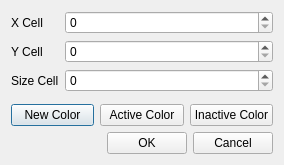
<?xml version="1.0" encoding="UTF-8"?>
<ui version="4.0">
 <class>Dialog</class>
 <widget class="QDialog" name="Dialog">
  <property name="geometry">
   <rect>
    <x>0</x>
    <y>0</y>
    <width>284</width>
    <height>165</height>
   </rect>
  </property>
  <property name="windowTitle">
   <string>Dialog</string>
  </property>
  <layout class="QGridLayout" name="gridLayout">
   <item row="1" column="0">
    <layout class="QHBoxLayout" name="horizontalLayout">
     <item>
      <widget class="QPushButton" name="btn_newcolor">
       <property name="text">
        <string>New Color</string>
       </property>
      </widget>
     </item>
     <item>
      <widget class="QPushButton" name="btn_activecolor">
       <property name="text">
        <string>Active Color</string>
       </property>
      </widget>
     </item>
     <item>
      <widget class="QPushButton" name="btn_inactivecolor">
       <property name="text">
        <string>Inactive Color</string>
       </property>
      </widget>
     </item>
    </layout>
   </item>
   <item row="0" column="0">
    <layout class="QFormLayout" name="formLayout">
     <item row="0" column="0">
      <widget class="QLabel" name="lb_xcell">
       <property name="text">
        <string>X Cell</string>
       </property>
      </widget>
     </item>
     <item row="0" column="1">
      <widget class="QSpinBox" name="sb_xcell"/>
     </item>
     <item row="1" column="0">
      <widget class="QLabel" name="lb_ycell">
       <property name="text">
        <string>Y Cell</string>
       </property>
      </widget>
     </item>
     <item row="1" column="1">
      <widget class="QSpinBox" name="sb_ycell"/>
     </item>
     <item row="2" column="0">
      <widget class="QLabel" name="lb_sizecell">
       <property name="text">
        <string>Size Cell</string>
       </property>
      </widget>
     </item>
     <item row="2" column="1">
      <widget class="QSpinBox" name="sb_sizecell"/>
     </item>
    </layout>
   </item>
   <item row="2" column="0">
    <layout class="QHBoxLayout" name="horizontalLayout_2">
     <item>
      <spacer name="horizontalSpacer">
       <property name="orientation">
        <enum>Qt::Horizontal</enum>
       </property>
       <property name="sizeHint" stdset="0">
        <size>
         <width>40</width>
         <height>20</height>
        </size>
       </property>
      </spacer>
     </item>
     <item>
      <widget class="QPushButton" name="btn_accept">
       <property name="text">
        <string>OK</string>
       </property>
      </widget>
     </item>
     <item>
      <widget class="QPushButton" name="btn_cancel">
       <property name="text">
        <string>Cancel</string>
       </property>
      </widget>
     </item>
    </layout>
   </item>
  </layout>
 </widget>
 <resources/>
 <connections/>
</ui>
